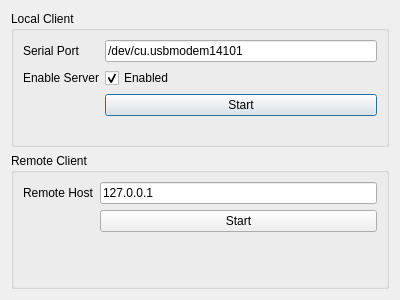
<?xml version="1.0" encoding="UTF-8"?>
<ui version="4.0">
 <class>Startup</class>
 <widget class="QDialog" name="Startup">
  <property name="geometry">
   <rect>
    <x>0</x>
    <y>0</y>
    <width>400</width>
    <height>300</height>
   </rect>
  </property>
  <property name="windowTitle">
   <string>Lets Get Started!</string>
  </property>
  <layout class="QVBoxLayout" name="verticalLayout_2">
   <item>
    <widget class="QGroupBox" name="groupBox">
     <property name="title">
      <string>Local Client</string>
     </property>
     <layout class="QFormLayout" name="formLayout">
      <item row="0" column="0">
       <widget class="QLabel" name="label">
        <property name="text">
         <string>Serial Port</string>
        </property>
       </widget>
      </item>
      <item row="1" column="0">
       <widget class="QLabel" name="label_2">
        <property name="text">
         <string>Enable Server</string>
        </property>
       </widget>
      </item>
      <item row="1" column="1">
       <widget class="QCheckBox" name="enableserver">
        <property name="text">
         <string>Enabled</string>
        </property>
        <property name="checked">
         <bool>true</bool>
        </property>
       </widget>
      </item>
      <item row="2" column="1">
       <widget class="QPushButton" name="startlocal">
        <property name="text">
         <string>Start</string>
        </property>
       </widget>
      </item>
      <item row="0" column="1">
       <widget class="QLineEdit" name="serialport">
        <property name="text">
         <string>/dev/cu.usbmodem14101</string>
        </property>
       </widget>
      </item>
     </layout>
    </widget>
   </item>
   <item>
    <widget class="QGroupBox" name="groupBox_2">
     <property name="title">
      <string>Remote Client</string>
     </property>
     <layout class="QFormLayout" name="formLayout_2">
      <item row="0" column="0">
       <widget class="QLabel" name="label_3">
        <property name="text">
         <string>Remote Host</string>
        </property>
       </widget>
      </item>
      <item row="0" column="1">
       <widget class="QLineEdit" name="remotehost">
        <property name="text">
         <string>127.0.0.1</string>
        </property>
       </widget>
      </item>
      <item row="1" column="1">
       <widget class="QPushButton" name="startremote">
        <property name="text">
         <string>Start</string>
        </property>
       </widget>
      </item>
     </layout>
    </widget>
   </item>
  </layout>
 </widget>
 <resources/>
 <connections/>
</ui>
